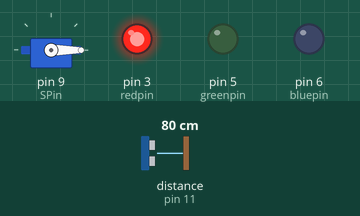
The sketch below on a simulated Arduino Uno, built with avr-gcc and run on an emulated ATmega328P. Parts: servo, output pins drawn as LEDs (lit = HIGH). The test bench sets the inputs (shaded band); at power-on: distance to the obstacle (sensor on pin 11) 80 cm. The echo pulse lasts 58.3 µs per cm; pins used as bus, display or sensor lines are not drawn.

Above: at 0.05 s.
Timing chart, 0 to 9.8 s (numbered marks = the images above):
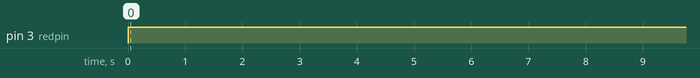

Measured:
- by itself, pin 3 (redpin): LOW → HIGH at 0.01 s

The sketch:

door.ino
```cpp
//for the door
#include <Servo.h>

//servo object and pin value
Servo servo;
const int SPin = 9;

//sensors pin and values
const int triggerPin = 11;
const int echoPin  = 12;

//diode (lights) we may need; pin value
const int redpin = 3;
const int greenpin = 5;
const int bluepin = 6;

// extra values may need
float distance = 0;
bool close = false;
const uint8_t output = OUTPUT;
const uint8_t input  = INPUT;
const uint8_t high = HIGH;
const uint8_t low  = LOW;


void setup() {
  Serial.begin(9600);
  serveroSetup();
  sensorsetup();
  diodesetup();

}

void loop() {
  distance = getDistance();
  alert(distance);
  if(close){
    openDoor();
  }

}

//servo methods
void serveroSetup(){
  servo.attach(SPin);
}
void Sleft(){
  servo.write(45);
}
void Sright(){
  servo.write(135);
}
void Scenter(){
  servo.write(90);
}
void Sangle(int a){
  servo.write(a);
}

//sensor methods
void sensorsetup(){
  pinMode(triggerPin, output);
  pinMode(echoPin, input);
}
float getDistance(){
  float time;
  float calcDistance;

  digitalWrite(triggerPin, high);
  delayMicroseconds(10);
  digitalWrite(triggerPin, low);
  time = pulseIn(triggerPin, low);
  calcDistance = time / 148.0; //calcs a distance in inch
  //calcDistance = time / 58; // calcs a distance in cm

  return calcDistance; //should return a value in inch
}

//diode methods
void diodesetup(){
  pinMode(redpin, output);
  pinMode(greenpin, output);
  pinMode(bluepin, output);
}

void lightup(char s, int v){
  switch(s){
    case 'r':
      analogWrite(redpin, v);
      analogWrite(greenpin, 0);
      analogWrite(bluepin, 0);
      break;

    case 'b':
      analogWrite(redpin, 0);
      analogWrite(greenpin, 0);
      analogWrite(bluepin, v);
      break;

    case 'g':
      analogWrite(redpin, 0);
      analogWrite(greenpin, v);
      analogWrite(bluepin, 0);
      break;

    default:
      analogWrite(redpin, 0);
      analogWrite(greenpin, 0);
      analogWrite(bluepin, 0);
      //break;
  }
}
void alert(int d){
  //checks the distance of said object
  //lights up diodes, and opens door.
  if(d <= 10){
    lightup('r', 255);
    close = true;
  }
  else if(d <= 20){
    lightup('g', 255);
    close = false;
  }
  else if(d <= 30){
    lightup('b', 255);
    close = false;
  }
  else{
    lightup('z', 0);
    close = false;
  }
}

//opening the door.
void openDoor(){
    if(close){
      Sangle(0);
      delay(15000); //delay by 15 seconds
      Scenter(); //returns back to 90 degrees
      //NOTE: talk with group about the door angles

      //door will close after 15 seconds has gone by
    }
}
```
